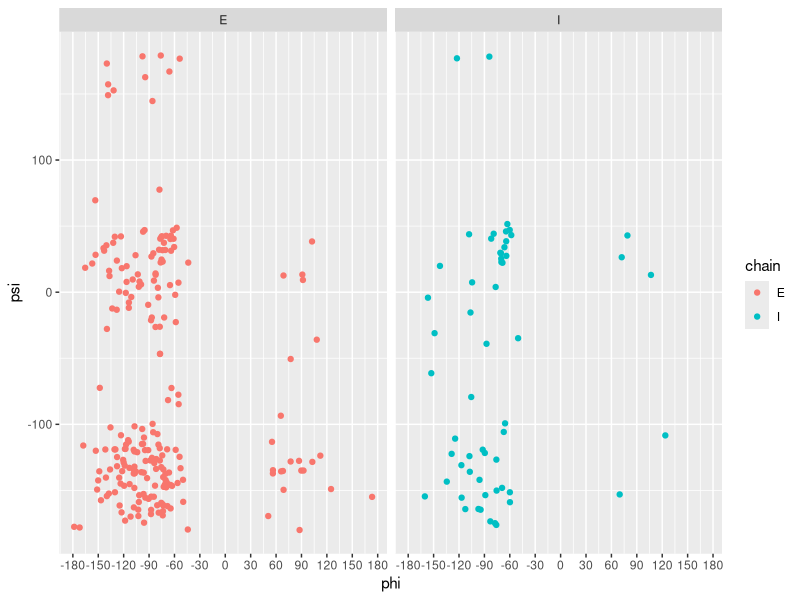

Here is the R script that generated this plot:
library("ggplot2")
library("dplyr")
library("reshape2")
data <- read.csv("2ptc.csv")[, -1]

data <- mutate(data, value = value * 360/(2*pi))

data <- dcast(data, pair_id + chain ~ angle, value.var = "value")


ggplot(data = data) +
  geom_point(aes(x = phi, y = psi, col = chain)) +
  facet_wrap( ~ chain) +
  scale_x_continuous(breaks = seq(-180, 180, 30))

